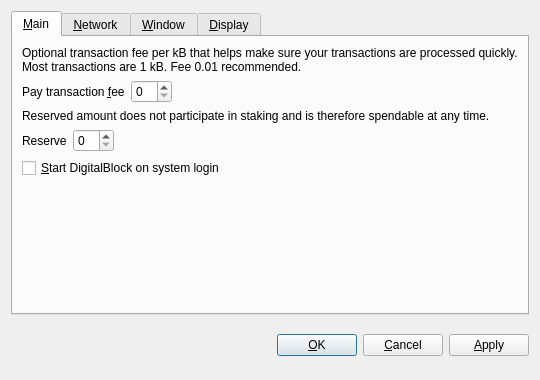
<?xml version="1.0" encoding="UTF-8"?>
<ui version="4.0">
 <class>OptionsDialog</class>
 <widget class="QDialog" name="OptionsDialog">
  <property name="geometry">
   <rect>
    <x>0</x>
    <y>0</y>
    <width>540</width>
    <height>380</height>
   </rect>
  </property>
  <property name="windowTitle">
   <string>Options</string>
  </property>
  <property name="modal">
   <bool>true</bool>
  </property>
  <layout class="QVBoxLayout" name="verticalLayout">
   <item>
    <widget class="QTabWidget" name="tabWidget">
     <property name="tabPosition">
      <enum>QTabWidget::North</enum>
     </property>
     <property name="currentIndex">
      <number>0</number>
     </property>
     <widget class="QWidget" name="tabMain">
      <attribute name="title">
       <string>&amp;Main</string>
      </attribute>
      <layout class="QVBoxLayout" name="verticalLayout_Main">
       <item>
        <widget class="QLabel" name="transactionFeeInfoLabel">
         <property name="text">
          <string>Optional transaction fee per kB that helps make sure your transactions are processed quickly. Most transactions are 1 kB. Fee 0.01 recommended.</string>
         </property>
         <property name="textFormat">
          <enum>Qt::PlainText</enum>
         </property>
         <property name="wordWrap">
          <bool>true</bool>
         </property>
        </widget>
       </item>
       <item>
        <layout class="QHBoxLayout" name="horizontalLayoutFee">
         <item>
          <widget class="QLabel" name="transactionFeeLabel">
           <property name="text">
            <string>Pay transaction &amp;fee</string>
           </property>
           <property name="textFormat">
            <enum>Qt::PlainText</enum>
           </property>
           <property name="buddy">
            <cstring>transactionFee</cstring>
           </property>
          </widget>
         </item>
         <item>
          <widget class="BitcoinAmountField" name="transactionFee"/>
         </item>
         <item>
          <spacer name="horizontalSpacerFee">
           <property name="orientation">
            <enum>Qt::Horizontal</enum>
           </property>
           <property name="sizeHint" stdset="0">
            <size>
             <width>40</width>
             <height>20</height>
            </size>
           </property>
          </spacer>
         </item>
        </layout>
       </item>
       <item>
        <widget class="QLabel" name="reserveBalanceInfoLabel">
         <property name="text">
          <string>Reserved amount does not participate in staking and is therefore spendable at any time.</string>
         </property>
         <property name="textFormat">
          <enum>Qt::PlainText</enum>
         </property>
         <property name="wordWrap">
          <bool>true</bool>
         </property>
        </widget>
       </item>
       <item>
        <layout class="QHBoxLayout" name="horizontalLayoutReserveBalance">
         <item>
          <widget class="QLabel" name="reserveBalanceLabel">
           <property name="text">
            <string>Reserve</string>
           </property>
           <property name="textFormat">
            <enum>Qt::PlainText</enum>
           </property>
           <property name="buddy">
            <cstring>reserveBalance</cstring>
           </property>
          </widget>
         </item>
         <item>
          <widget class="BitcoinAmountField" name="reserveBalance"/>
         </item>
         <item>
          <spacer name="horizontalSpacerReserveBalance">
           <property name="orientation">
            <enum>Qt::Horizontal</enum>
           </property>
           <property name="sizeHint" stdset="0">
            <size>
             <width>40</width>
             <height>20</height>
            </size>
           </property>
          </spacer>
         </item>
        </layout>
       </item>
       <item>
        <widget class="QCheckBox" name="bitcoinAtStartup">
         <property name="toolTip">
          <string>Automatically start DigitalBlock after logging in to the system.</string>
         </property>
         <property name="text">
          <string>&amp;Start DigitalBlock on system login</string>
         </property>
        </widget>
       </item>
       <item>
        <spacer name="verticalSpacer_Main">
         <property name="orientation">
          <enum>Qt::Vertical</enum>
         </property>
         <property name="sizeHint" stdset="0">
          <size>
           <width>20</width>
           <height>40</height>
          </size>
         </property>
        </spacer>
       </item>
      </layout>
     </widget>
     <widget class="QWidget" name="tabNetwork">
      <attribute name="title">
       <string>&amp;Network</string>
      </attribute>
      <layout class="QVBoxLayout" name="verticalLayout_Network">
       <item>
        <widget class="QCheckBox" name="mapPortUpnp">
         <property name="toolTip">
          <string>Automatically open the DigitalBlock client port on the router. This only works when your router supports UPnP and it is enabled.</string>
         </property>
         <property name="text">
          <string>Map port using &amp;UPnP</string>
         </property>
        </widget>
       </item>
       <item>
        <widget class="QCheckBox" name="connectSocks">
         <property name="toolTip">
          <string>Connect to the DigitalBlock network through a SOCKS proxy (e.g. when connecting through Tor).</string>
         </property>
         <property name="text">
          <string>&amp;Connect through SOCKS proxy:</string>
         </property>
        </widget>
       </item>
       <item>
        <layout class="QHBoxLayout" name="horizontalLayout_Network">
         <item>
          <widget class="QLabel" name="proxyIpLabel">
           <property name="text">
            <string>Proxy &amp;IP:</string>
           </property>
           <property name="textFormat">
            <enum>Qt::PlainText</enum>
           </property>
           <property name="buddy">
            <cstring>proxyIp</cstring>
           </property>
          </widget>
         </item>
         <item>
          <widget class="QValidatedLineEdit" name="proxyIp">
           <property name="maximumSize">
            <size>
             <width>140</width>
             <height>16777215</height>
            </size>
           </property>
           <property name="toolTip">
            <string>IP address of the proxy (e.g. 127.0.0.1)</string>
           </property>
          </widget>
         </item>
         <item>
          <widget class="QLabel" name="proxyPortLabel">
           <property name="text">
            <string>&amp;Port:</string>
           </property>
           <property name="textFormat">
            <enum>Qt::PlainText</enum>
           </property>
           <property name="buddy">
            <cstring>proxyPort</cstring>
           </property>
          </widget>
         </item>
         <item>
          <widget class="QLineEdit" name="proxyPort">
           <property name="maximumSize">
            <size>
             <width>55</width>
             <height>16777215</height>
            </size>
           </property>
           <property name="toolTip">
            <string>Port of the proxy (e.g. 9050)</string>
           </property>
          </widget>
         </item>
         <item>
          <widget class="QLabel" name="socksVersionLabel">
           <property name="text">
            <string>SOCKS &amp;Version:</string>
           </property>
           <property name="textFormat">
            <enum>Qt::PlainText</enum>
           </property>
           <property name="buddy">
            <cstring>socksVersion</cstring>
           </property>
          </widget>
         </item>
         <item>
          <widget class="QValueComboBox" name="socksVersion">
           <property name="toolTip">
            <string>SOCKS version of the proxy (e.g. 5)</string>
           </property>
          </widget>
         </item>
         <item>
          <spacer name="horizontalSpacer_Network">
           <property name="orientation">
            <enum>Qt::Horizontal</enum>
           </property>
           <property name="sizeHint" stdset="0">
            <size>
             <width>40</width>
             <height>20</height>
            </size>
           </property>
          </spacer>
         </item>
        </layout>
       </item>
       <item>
        <spacer name="verticalSpacer_Network">
         <property name="orientation">
          <enum>Qt::Vertical</enum>
         </property>
         <property name="sizeHint" stdset="0">
          <size>
           <width>20</width>
           <height>40</height>
          </size>
         </property>
        </spacer>
       </item>
      </layout>
     </widget>
     <widget class="QWidget" name="tabWindow">
      <attribute name="title">
       <string>&amp;Window</string>
      </attribute>
      <layout class="QVBoxLayout" name="verticalLayout_Window">
       <item>
        <widget class="QCheckBox" name="minimizeToTray">
         <property name="toolTip">
          <string>Show only a tray icon after minimizing the window.</string>
         </property>
         <property name="text">
          <string>&amp;Minimize to the tray instead of the taskbar</string>
         </property>
        </widget>
       </item>
       <item>
        <widget class="QCheckBox" name="minimizeOnClose">
         <property name="toolTip">
          <string>Minimize instead of exit the application when the window is closed. When this option is enabled, the application will be closed only after selecting Quit in the menu.</string>
         </property>
         <property name="text">
          <string>M&amp;inimize on close</string>
         </property>
        </widget>
       </item>
       <item>
        <spacer name="verticalSpacer_Window">
         <property name="orientation">
          <enum>Qt::Vertical</enum>
         </property>
         <property name="sizeHint" stdset="0">
          <size>
           <width>20</width>
           <height>40</height>
          </size>
         </property>
        </spacer>
       </item>
      </layout>
     </widget>
     <widget class="QWidget" name="tabDisplay">
      <attribute name="title">
       <string>&amp;Display</string>
      </attribute>
      <layout class="QVBoxLayout" name="verticalLayout_Display">
       <item>
        <layout class="QHBoxLayout" name="horizontalLayout_1_Display">
         <item>
          <widget class="QLabel" name="langLabel">
           <property name="text">
            <string>User Interface &amp;language:</string>
           </property>
           <property name="textFormat">
            <enum>Qt::PlainText</enum>
           </property>
           <property name="buddy">
            <cstring>lang</cstring>
           </property>
          </widget>
         </item>
         <item>
          <widget class="QValueComboBox" name="lang">
           <property name="toolTip">
            <string>The user interface language can be set here. This setting will take effect after restarting DigitalBlock.</string>
           </property>
          </widget>
         </item>
        </layout>
       </item>
       <item>
        <layout class="QHBoxLayout" name="horizontalLayout_2_Display">
         <item>
          <widget class="QLabel" name="unitLabel">
           <property name="text">
            <string>&amp;Unit to show amounts in:</string>
           </property>
           <property name="textFormat">
            <enum>Qt::PlainText</enum>
           </property>
           <property name="buddy">
            <cstring>unit</cstring>
           </property>
          </widget>
         </item>
         <item>
          <widget class="QValueComboBox" name="unit">
           <property name="toolTip">
            <string>Choose the default subdivision unit to show in the interface and when sending coins.</string>
           </property>
          </widget>
         </item>
        </layout>
       </item>
       <item>
        <widget class="QCheckBox" name="displayAddresses">
         <property name="toolTip">
          <string>Whether to show DigitalBlock addresses in the transaction list or not.</string>
         </property>
         <property name="text">
          <string>&amp;Display addresses in transaction list</string>
         </property>
        </widget>
       </item>
       <item>
        <widget class="QCheckBox" name="coinControlFeatures">
         <property name="toolTip">
          <string>Whether to show coin control features or not.</string>
         </property>
         <property name="text">
          <string>Display coin &amp;control features (experts only!)</string>
         </property>
        </widget>
       </item>
       <item>
        <spacer name="verticalSpacer_Display">
         <property name="orientation">
          <enum>Qt::Vertical</enum>
         </property>
         <property name="sizeHint" stdset="0">
          <size>
           <width>20</width>
           <height>40</height>
          </size>
         </property>
        </spacer>
       </item>
      </layout>
     </widget>
    </widget>
   </item>
   <item>
    <layout class="QHBoxLayout" name="horizontalLayout_Buttons">
     <item>
      <spacer name="horizontalSpacer_1">
       <property name="orientation">
        <enum>Qt::Horizontal</enum>
       </property>
       <property name="sizeHint" stdset="0">
        <size>
         <width>40</width>
         <height>48</height>
        </size>
       </property>
      </spacer>
     </item>
     <item>
      <widget class="QLabel" name="statusLabel">
       <property name="font">
        <font>
         <weight>75</weight>
         <bold>true</bold>
        </font>
       </property>
       <property name="text">
        <string/>
       </property>
       <property name="textFormat">
        <enum>Qt::PlainText</enum>
       </property>
       <property name="wordWrap">
        <bool>true</bool>
       </property>
      </widget>
     </item>
     <item>
      <spacer name="horizontalSpacer_2">
       <property name="orientation">
        <enum>Qt::Horizontal</enum>
       </property>
       <property name="sizeHint" stdset="0">
        <size>
         <width>40</width>
         <height>48</height>
        </size>
       </property>
      </spacer>
     </item>
     <item>
      <widget class="QPushButton" name="okButton">
       <property name="text">
        <string>&amp;OK</string>
       </property>
      </widget>
     </item>
     <item>
      <widget class="QPushButton" name="cancelButton">
       <property name="text">
        <string>&amp;Cancel</string>
       </property>
       <property name="autoDefault">
        <bool>false</bool>
       </property>
      </widget>
     </item>
     <item>
      <widget class="QPushButton" name="applyButton">
       <property name="text">
        <string>&amp;Apply</string>
       </property>
       <property name="autoDefault">
        <bool>false</bool>
       </property>
      </widget>
     </item>
    </layout>
   </item>
  </layout>
 </widget>
 <customwidgets>
  <customwidget>
   <class>BitcoinAmountField</class>
   <extends>QSpinBox</extends>
   <header>bitcoinamountfield.h</header>
  </customwidget>
  <customwidget>
   <class>QValueComboBox</class>
   <extends>QComboBox</extends>
   <header>qvaluecombobox.h</header>
  </customwidget>
  <customwidget>
   <class>QValidatedLineEdit</class>
   <extends>QLineEdit</extends>
   <header>qvalidatedlineedit.h</header>
  </customwidget>
 </customwidgets>
 <resources/>
 <connections/>
</ui>
